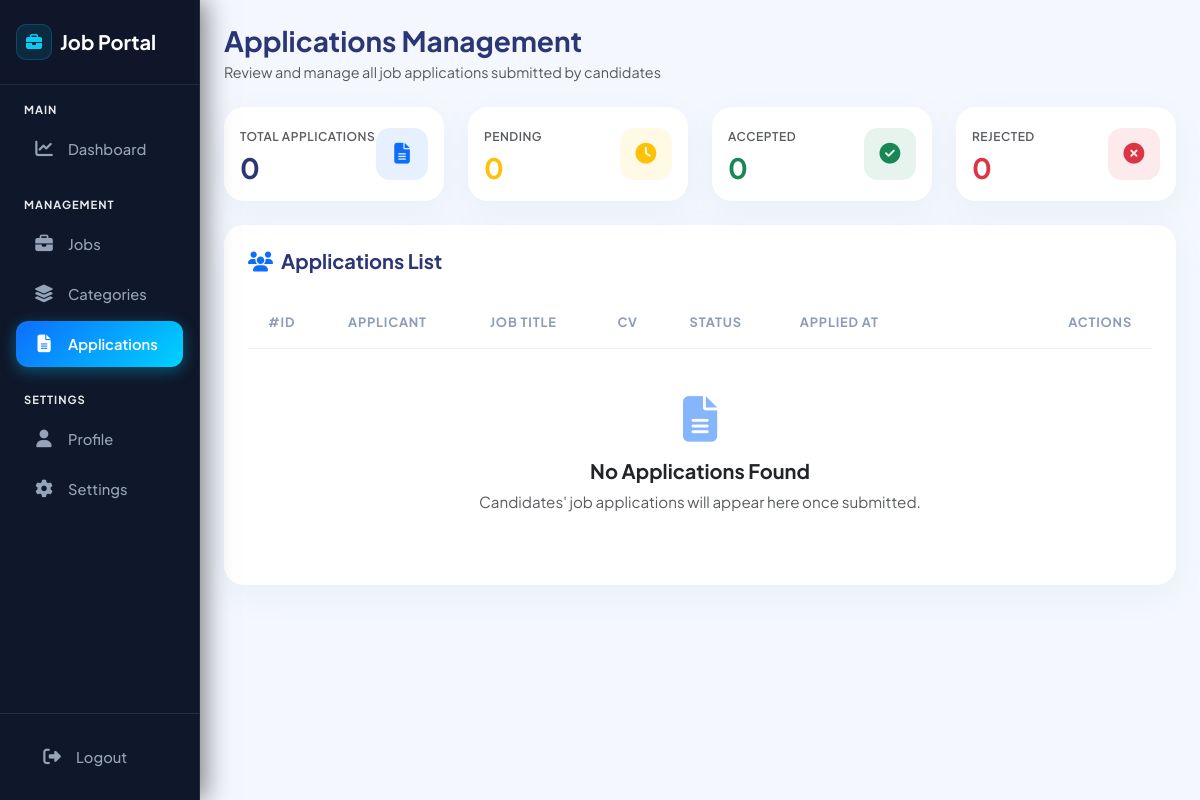
/admin/application.php, run on an earlier commit of the app's database.
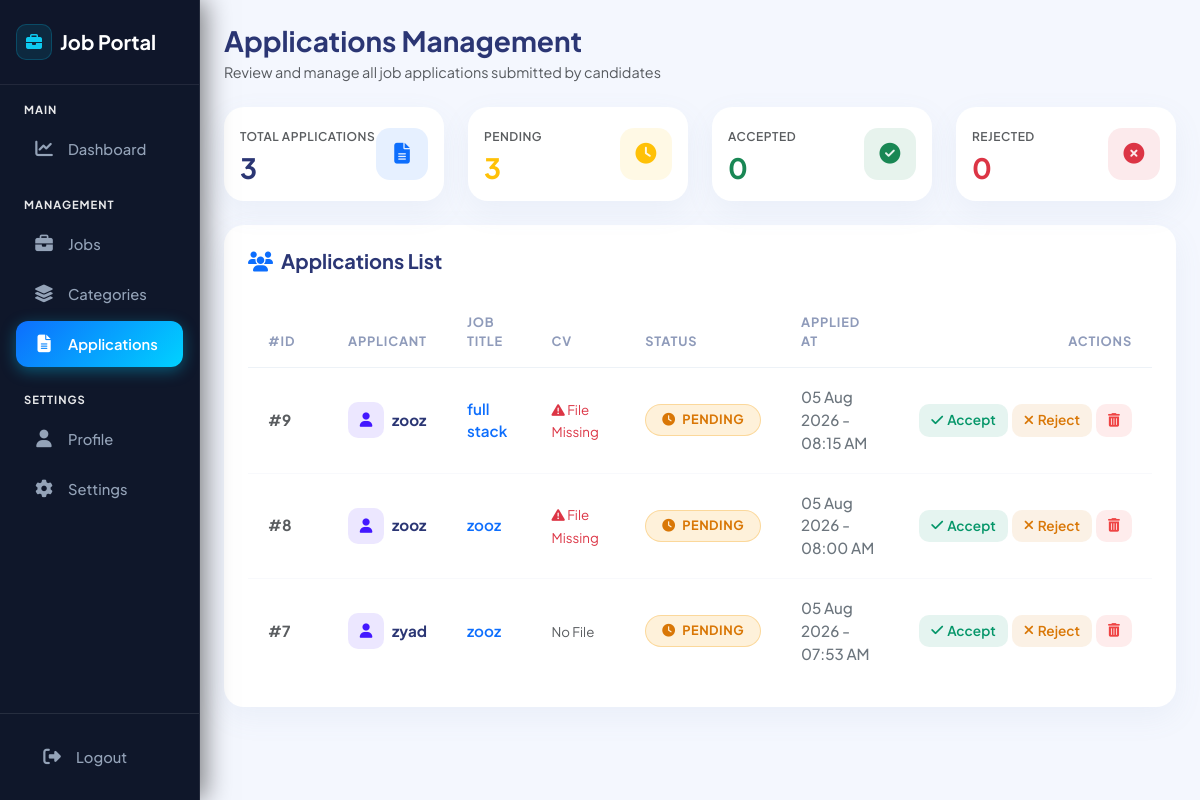
And on a later commit of the database.
### tables this page shows
CREATE TABLE `application` (
  `id` int(11) NOT NULL,
  `job_id` int(11) NOT NULL,
  `seeker_id` int(11) NOT NULL,
  `cv` varchar(255) DEFAULT NULL,
  `cover_letter` text DEFAULT NULL,
  `status` enum('pending','accepted','rejected') NOT NULL DEFAULT 'pending',
  `applied_at` timestamp NOT NULL DEFAULT current_timestamp()
);

CREATE TABLE `users` (
  `id` int(100) NOT NULL,
  `name` varchar(100) NOT NULL,
  `email` varchar(100) NOT NULL,
  `password` varchar(255) NOT NULL,
  `phone` varchar(20) NOT NULL,
  `address` varchar(255) DEFAULT NULL,
  `role` enum('admin','company','job_seeker') NOT NULL,
  `created_at` timestamp NOT NULL DEFAULT current_timestamp(),
  `skills` text DEFAULT NULL,
  `experience` text DEFAULT NULL,
  `education` text DEFAULT NULL,
  `profile_image` varchar(255) DEFAULT NULL,
  `cv_file` varchar(255) DEFAULT NULL
);

CREATE TABLE `jobs` (
  `id` int(11) NOT NULL,
  `company_id` int(11) NOT NULL,
  `category_id` int(11) NOT NULL,
  `title` varchar(150) NOT NULL,
  `description` text NOT NULL,
  `requirements` text DEFAULT NULL,
  `salary` decimal(10,2) DEFAULT NULL,
  `location` varchar(100) NOT NULL,
  `email` varchar(255) NOT NULL,
  `job_type` enum('full time','part time','remote,internship') NOT NULL,
  `experience` varchar(50) DEFAULT NULL,
  `deadline` date DEFAULT NULL,
  `status` enum('open','closed') NOT NULL DEFAULT 'open',
  `created_at` timestamp NOT NULL DEFAULT current_timestamp()
);

### admin/application.php (the view, shortened to what the rows shown need)
<?php
include "../includes/db.php";
$current_page = basename($_SERVER['PHP_SELF']);
$sql = "
SELECT
    application.*,
    users.name,
    users.cv_file AS cv,
    jobs.title
FROM application
JOIN users ON application.seeker_id = users.id
JOIN jobs ON application.job_id = jobs.id
ORDER BY application.applied_at DESC
";
$result = $conn ? mysqli_query($conn, $sql) : null;
?>
<!DOCTYPE html>
<html lang="en">
<head>
    <link href="https://cdn.jsdelivr.net/npm/bootstrap@5.3.0/dist/css/bootstrap.min.css" rel="stylesheet">
    <link rel="stylesheet" href="https://cdnjs.cloudflare.com/ajax/libs/font-awesome/6.4.0/css/all.min.css">
    <link rel="stylesheet" href="../assets/css/users.css?v=<?php echo time(); ?>">
</head>
<body>
    <div class="container-fluid p-0">
        <div class="row g-0">
            <div class="col-md-10 p-4">
                <div class="table-card p-4">
                    <div class="table-responsive">
                        <table class="table align-middle mb-0">
                            <thead>
                                <tr>
                                    <th width="80">#ID</th>
                                    <th>Applicant</th>
                                    <th>Job Title</th>
                                    <th>CV</th>
                                    <th>Status</th>
                                    <th>Applied At</th>
                                    <th class="action-column">Actions</th>
                                </tr>
                            </thead>
                            <tbody>
                                <?php
                                if ($result && mysqli_num_rows($result) > 0) {
                                    while ($row = mysqli_fetch_assoc($result)) {
                                        ?>
                                        <tr>
                                            <td class="text-muted fw-bold">#<?= $row['id']; ?></td>
                                            <td>
                                                <div class="d-flex align-items-center gap-2">
                                                    <div class="category-icon"
                                                        style="width: 36px; height: 36px; background: rgba(67, 24, 255, 0.1); color: #4318ff; border-radius: 10px; display: flex; align-items: center; justify-content: center; font-size: 0.9rem;">
                                                        <i class="fa-solid fa-user"></i></div>
                                                    <span class="fw-bold"
                                                        style="color: #2b3674;"><?= htmlspecialchars($row['name']); ?></span>
                                                </div>
                                            </td>
                                            <td class="fw-semibold text-primary"><?= htmlspecialchars($row['title']); ?></td>
                                            <td>
                                                <?php
                                                if (!empty($row['cv'])) {
                                                    $physical_path = "../uploads/cvs/" . $row['cv'];
                                                    if (file_exists($physical_path)) {
                                                        $file_ext = strtolower(pathinfo($row['cv'], PATHINFO_EXTENSION));
                                                        $icon = "fa-file";
                                                        $label = "View File";
                                                        if (in_array($file_ext, ['jpg', 'jpeg', 'png', 'gif', 'webp'])) {
                                                            $icon = "fa-image";
                                                            $label = "View Image";
                                                        } elseif ($file_ext == 'pdf') {
                                                            $icon = "fa-file-pdf";
                                                            $label = "View PDF";
                                                        } elseif (in_array($file_ext, ['doc', 'docx'])) {
                                                            $icon = "fa-file-word";
                                                            $label = "View Word";
                                                        }
                                                        ?>
                                                        <p class="mb-0">
                                                            <a href="<?= $physical_path; ?>" target="_blank" class="btn-cv">
                                                                <i class="fa-solid <?= $icon; ?> me-1"></i> <?= $label; ?>
                                                            </a>
                                                        </p>
                                                        <?php
                                                    } else {
                                                        ?>
                                                        <span class="text-danger small" title="الملف غير موجود في مجلد uploads/cvs">
                                                            <i class="fa-solid fa-triangle-exclamation"></i> File Missing
                                                        </span>
                                                        <?php
                                                    }
                                                } else { ?>
                                                    <span class="text-muted small">No File</span>
                                                <?php } ?>
                                            </td>
                                            <td>
                                                <?php
                                                $current_status = strtolower($row['status']);
                                                if ($current_status == "pending") {
                                                    echo "<span class='badge badge-pending'><i class='fa-solid fa-clock me-1'></i> Pending</span>";
                                                } elseif ($current_status == "accepted") {
                                                    echo "<span class='badge badge-accepted'><i class='fa-solid fa-check me-1'></i> Accepted</span>";
                                                } else {
                                                    echo "<span class='badge badge-rejected'><i class='fa-solid fa-xmark me-1'></i> Rejected</span>";
                                                }
                                                ?>
                                            </td>
                                            <td class="text-secondary fw-medium">
                                                <?= date("d M Y - h:i A", strtotime($row['applied_at'])); ?></td>
                                            <td class="action-column">
                                                <div class="d-flex justify-content-end gap-1">
                                                    <a href="<?= $current_page; ?>?action=accept&id=<?= $row['id']; ?>&token=<?= $_SESSION['csrf_token']; ?>"
                                                        class="btn-action-accept"
                                                        onclick="return confirm('Accept this application?')" title="Accept">
                                                        <i class="fa-solid fa-check"></i> Accept
                                                    </a>
                                                    <a href="<?= $current_page; ?>?action=reject&id=<?= $row['id']; ?>&token=<?= $_SESSION['csrf_token']; ?>"
                                                        class="btn-action-reject"
                                                        onclick="return confirm('Reject this application?')" title="Reject">
                                                        <i class="fa-solid fa-xmark"></i> Reject
                                                    </a>
                                                    <a href="<?= $current_page; ?>?action=delete&id=<?= $row['id']; ?>&token=<?= $_SESSION['csrf_token']; ?>"
                                                        class="btn-action-delete"
                                                        onclick="return confirm('Delete this application?')" title="Delete">
                                                        <i class="fa-solid fa-trash-can"></i>
                                                    </a>
                                                </div>
                                            </td>
                                        </tr>
                                        <?php
                                    }
                                } ?>
                            </tbody>
                        </table>
                    </div>
                </div>
            </div>
        </div>
    </div>
</body>
</html>

What changed in the data, as far as the page shows it:
added application: id "9", seeker.name "zooz", job.title "full stack", shows "File Missing", status "pending" (drawn), applied_at "05 Aug 2026 - 08:15 AM"
added application: id "8", seeker.name "zooz", job.title "zooz", shows "File Missing", status "pending" (drawn), applied_at "05 Aug 2026 - 08:00 AM"
added application: id "7", seeker.name "zyad", job.title "zooz", shows "No File", status "pending" (drawn), applied_at "05 Aug 2026 - 07:53 AM"
Also different on the page:
$stats['total']: "0" → "3"
$stats['pending']: "0" → "3"
text no longer shown: "No Applications Found Candidates' job applications will appear here once submitted."
